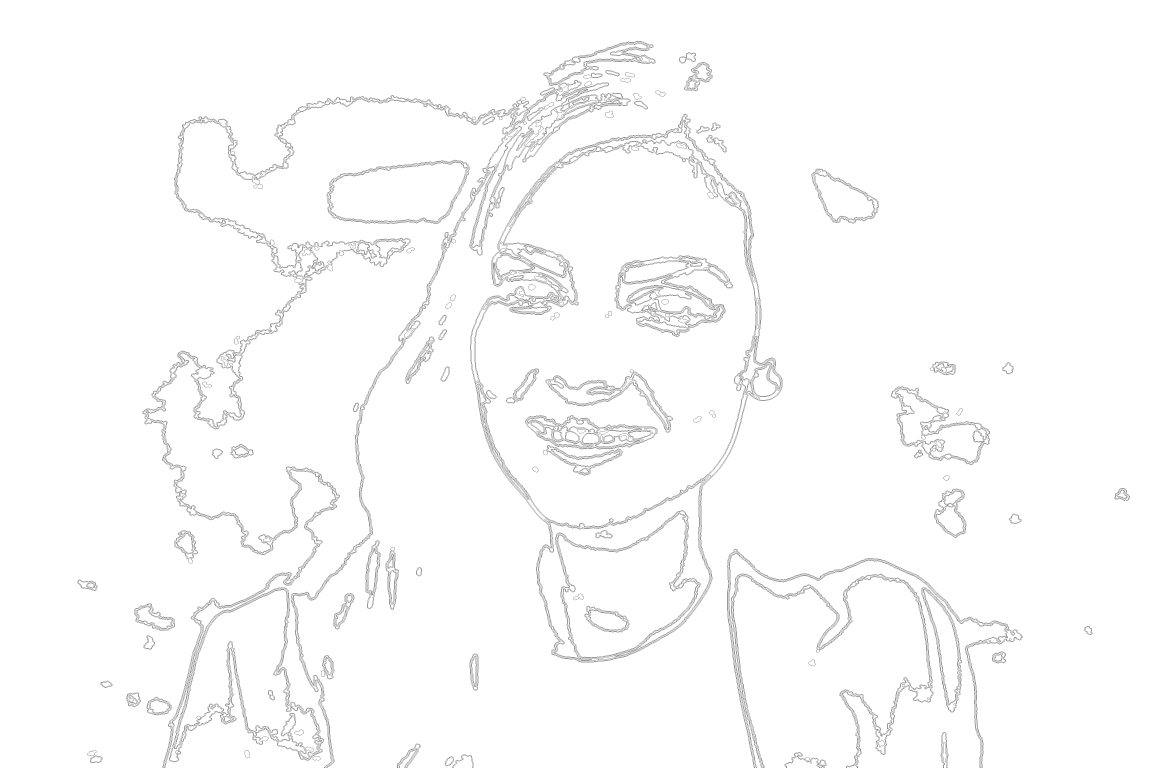
#> input picture mask-0.png, 5760 x 3840 px (shown at 1/5 size); its folder holds only this picture in this run
$ python erosion.py --image mask-0.png --clusters 3
#> lines starting #> are read from the running program, lines starting #| are printed output that depends on the picture; after the words box and inside, x2 and y2 are one past the last pixel; in counts of white or black regions, pixels touching at a corner belong together
from sklearn.cluster import MiniBatchKMeans
import numpy as np
import argparse
import cv2
import utils
import matplotlib.pyplot as plt
# construct the argument parser and parse the arguments
ap = argparse.ArgumentParser()
ap.add_argument("-i", "--image", required=True, help="Path to the image")
ap.add_argument("-c", "--clusters", required=True, type=int,
                help="# of clusters")
args = vars(ap.parse_args())

# load the image and grab its width and height
image = cv2.imread(args["image"])
#> image is the input picture: shape (3840, 5760, 3); 98.5% white; black in thin lines or dots, all inside (x1, y1, x2, y2) = (388, 205, 5650, 3840)


# convert the image to the correct space
image = cv2.cvtColor(image, cv2.COLOR_BGR2LAB)
#> image: shape (3840, 5760, 3); mean of channels 0, 1, 2 251.2, 128, 128
image = cv2.cvtColor(image, cv2.COLOR_LAB2BGR)

# blr image first
image = cv2.GaussianBlur(image, (3, 3), 0)


# get image dimensions for algorithms
(h, w) = image.shape[:2]
#> h = 3840; w = 5760

# reshape the image into a feature vector so that k-means can be applied
image = image.reshape((image.shape[0] * image.shape[1], 3))
# apply k-means using the specified number of clusters and
# then create the quantized image based on the predictions
clt = MiniBatchKMeans(n_clusters=args["clusters"])

# grab the labels that were generated with kmeans
# usually will be a list of numbers from 0 to N where N is the number of clusters
labels = clt.fit_predict(image)

# generate a list of unique labels from the labels object
# example list of unique labels looks like this
# [0 1 2 3 4 ]
numLabels = np.arange(0, len(np.unique(clt.labels_)) + 1)


# as you can see, the coerced values look similiar to the cluster center values
quantized = clt.cluster_centers_.astype("uint8")[labels]


(hist, hist_labels) = np.histogram(clt.labels_, bins=numLabels)

# normalize the histogram, such that it sums to one
hist = hist.astype("float")
hist /= hist.sum()

# initialize the bar chart representing the relative frequency
# of each of the colors
bar = np.zeros((50, 300, 3), dtype="uint8")

mapped_colors = []
bgr_colors = []
for (percent, color) in zip(hist, clt.cluster_centers_):
    print(percent, color)
    mapped_colors.append((color.astype("uint8").tolist(), percent))
    bgr_colors.append(color.astype("uint8").tolist())

#hex_colors = utils.get_hex_colors(bgr_colors)

# reshape the feature vectors to images for opencv to use
quantized = quantized.reshape((h, w, 3))
image = image.reshape((h, w, 3))

masks = []
for i in range(args["clusters"]):
    # define the mask according to the stored colors
    mask = cv2.inRange(quantized, np.array(bgr_colors[i]), np.array(bgr_colors[i]))

    #cv2.namedWindow('MASK IS', cv2.WINDOW_NORMAL)
    #cv2.resizeWindow('MASK IS', 1000,1000)
    #cv2.imshow("MASK IS", mask)


    # get
    res = cv2.bitwise_and(quantized, quantized, mask=mask)

    # create white background for later use
    white = np.full(res.shape, 255, dtype=np.uint8)


    # turn the resulting mask to gray color space
    gray_image = cv2.cvtColor(res, cv2.COLOR_BGR2GRAY)

    # threshold the values
    ret, thresh = cv2.threshold(gray_image, 0, 255, cv2.THRESH_BINARY)

    kernel = cv2.getStructuringElement(cv2.MORPH_ELLIPSE, (5, 5))

    dilation = cv2.dilate(thresh, kernel, iterations=1)
    closing = cv2.morphologyEx(dilation, cv2.MORPH_CLOSE, kernel)
    gradient = cv2.morphologyEx(closing, cv2.MORPH_GRADIENT, kernel)

    dilation = cv2.dilate(gradient, kernel, iterations=1)
    closing = cv2.morphologyEx(dilation, cv2.MORPH_CLOSE, kernel)
    gradient = cv2.morphologyEx(closing, cv2.MORPH_GRADIENT, kernel)

    (contours, h) = cv2.findContours(
        gradient.copy(), cv2.RETR_CCOMP, cv2.CHAIN_APPROX_NONE)

    for contour in contours:
        # make sure it is a closed loop
        if cv2.contourArea(contour) > cv2.arcLength(contour, True):
            if cv2.contourArea(contour) >= 500:
                M = cv2.moments(contour)
                cX = int(M["m10"]/M["m00"])
                cY = int(M["m01"]/M["m00"])

                # create a white background image
                cv2.drawContours(white, contour, -1, (0, 0, 0), 1)
                #cv2.putText(white, "{}".format(i+1), (cX - 20, cY - 20), cv2.FONT_HERSHEY_SIMPLEX, 1, (0, 255, 0), 2)


    #cv2.imwrite('mask-{}.png'.format('-'.join(str(s) for s in bgr_colors[i])), res)
    #cv2.imshow("test", white)
    masks.append(white.copy())
    cv2.imwrite('mask-{}.png'.format(i), white)
#> closing: shape (3840, 5760); 7.2% white; 105 white regions (3 under 20 px), largest, box (x1, y1, x2, y2) and area: (705, 198, 3284, 3840) 592255, (2344, 562, 3920, 3320) 325333, (3628, 2737, 5120, 3840) 160778
#> dilation: shape (3840, 5760); 6.8% white; 500 white regions, largest, box (x1, y1, x2, y2) and area: (705, 198, 3284, 3840) 347704, (2375, 633, 3780, 2634) 84088, (825, 2948, 1659, 3840) 77372
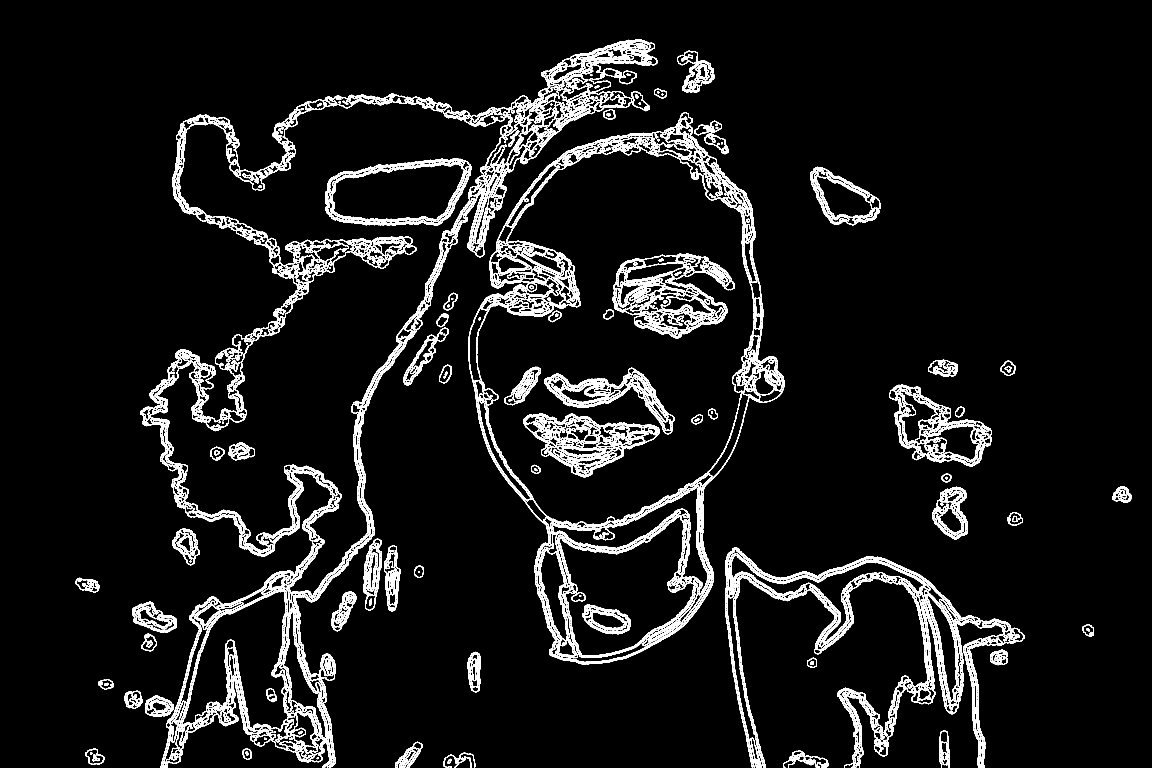
#> gradient: shape (3840, 5760) (shown at 1/5 size); 5.1% white; 911 white regions, largest, box (x1, y1, x2, y2) and area: (703, 196, 3286, 3840) 77062, (750, 501, 2556, 2984) 54978, (812, 1508, 2137, 3840) 50870
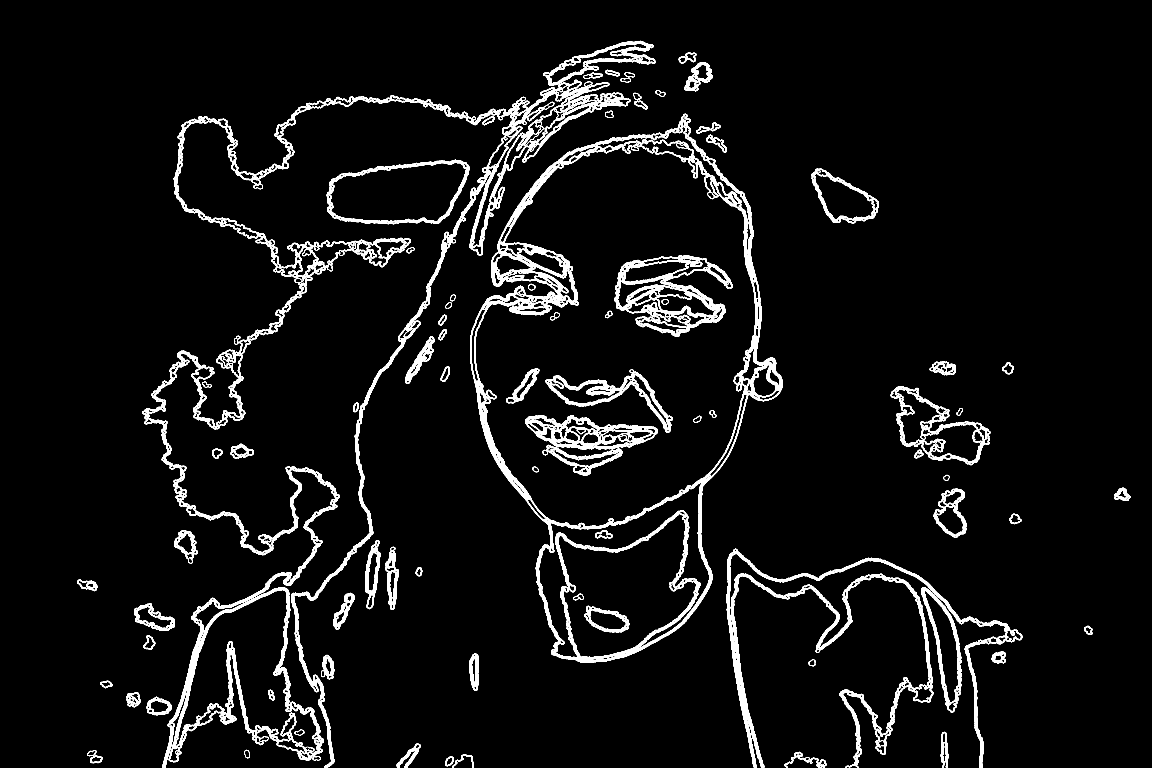
#> gray_image: shape (3840, 5760) (shown at 1/5 size); values 0 (black) and 190 (white), 2.8% white in thin lines or dots, all inside (x1, y1, x2, y2) = (387, 204, 5651, 3840)
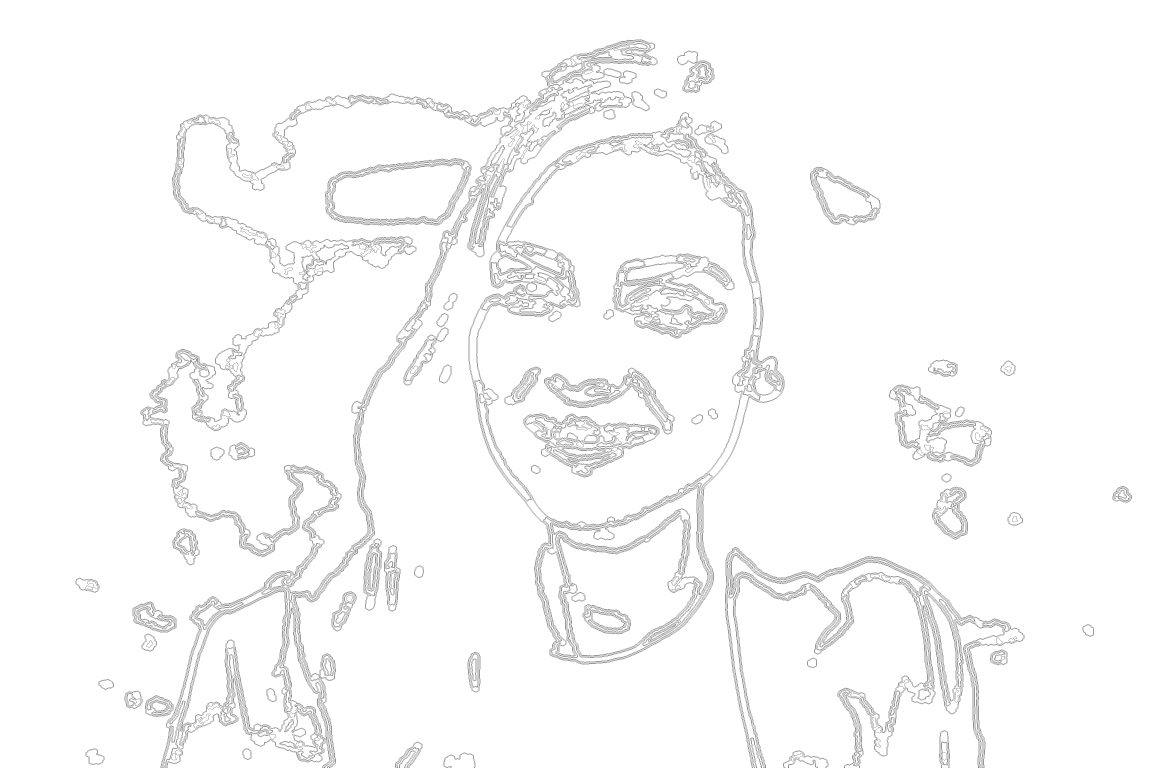
#> white: shape (3840, 5760, 3) (shown at 1/5 size); 97.8% white; black in thin lines or dots, all inside (x1, y1, x2, y2) = (379, 196, 5659, 3840)
#> after the loop, masks = 3 items
    #cv2.imshow("thresholded image", np.hstack([thresh, dilation, closing,  gradient]))
    #cv2.imshow("final_result", white)
    #cv2.waitKey()


final_image = masks[0]
#> final_image: shape (3840, 5760, 3); every value is 255


for i in range(args["clusters"]):
    final_image = cv2.bitwise_and(final_image, masks[i])


#change the kernel
kernel = np.ones((5,5),np.uint8)
erosion = cv2.erode(final_image,kernel,iterations = 1)
#> erosion: shape (3840, 5760, 3); 89.1% white; 66 black regions, largest, box (x1, y1, x2, y2) and area: (701, 194, 3288, 3840) 851256, (2340, 558, 3924, 3324) 508725, (3624, 2733, 5124, 3840) 302784

out = cv2.bitwise_not(erosion)
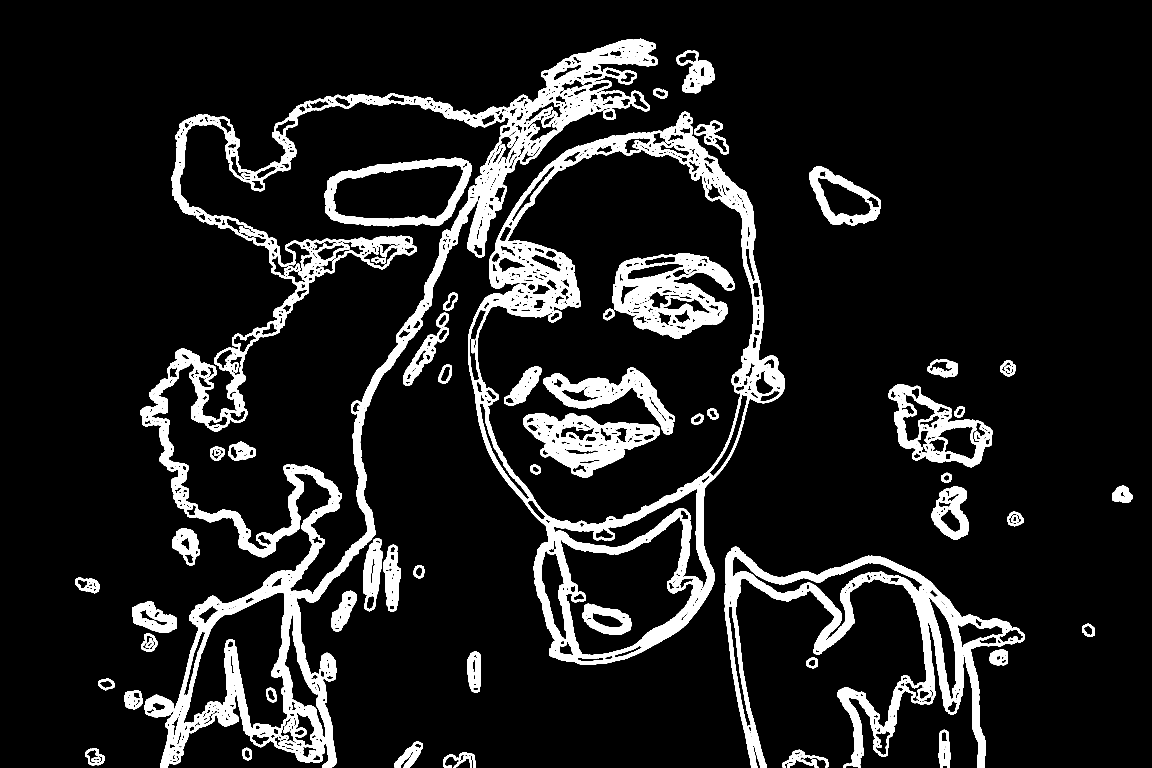
#> out: shape (3840, 5760, 3) (shown at 1/5 size); 10.9% white; 66 white regions, largest, box (x1, y1, x2, y2) and area: (701, 194, 3288, 3840) 851256, (2340, 558, 3924, 3324) 508725, (3624, 2733, 5124, 3840) 302784
# [5 lines of commented-out code are left out]


#> (the run stopped early here; a loop or call above may not have finished)
